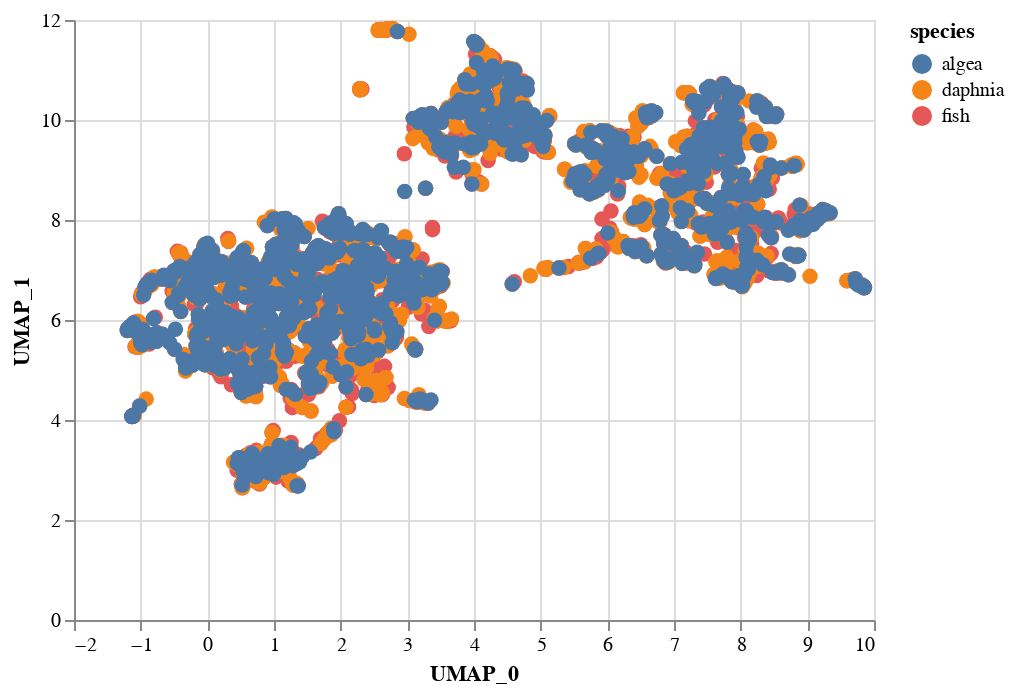

Notebook cell for this chart:
### Code cell
selection = alt.selection_multi(fields=['species'], bind='legend')
alt.Chart(dataset_).mark_circle(size=60).encode(
    x='UMAP_0',
    y='UMAP_1',
    color='species',
    opacity=alt.condition(selection, alt.value(1), alt.value(0.01))
).add_selection(selection)

### Figure 1 — Vega-Lite specification as saved in the notebook (floating-point values rounded to 4 significant figures; data arrays with more than 128 entries replaced by an {"elided": "..."} marker saying what was removed)
{"config": {"view": {"continuousWidth": 400, "continuousHeight": 300}}, "data": {"name": "data-6bb3eb5ea572e2074cd370e5f53c7563"}, "mark": {"type": "circle", "size": 60}, "encoding": {"color": {"type": "nominal", "field": "species"}, "opacity": {"condition": {"value": 1, "selection": "selector016"}, "value": 0.01}, "x": {"type": "quantitative", "field": "UMAP_0"}, "y": {"type": "quantitative", "field": "UMAP_1"}}, "selection": {"selector016": {"type": "multi", "fields": ["species"], "bind": "legend"}}, "$schema": "https://vega.github.io/schema/vega-lite/v4.8.1.json", "datasets": {"data-6bb3eb5ea572e2074cd370e5f53c7563": {"elided": "5759 records"}}}
